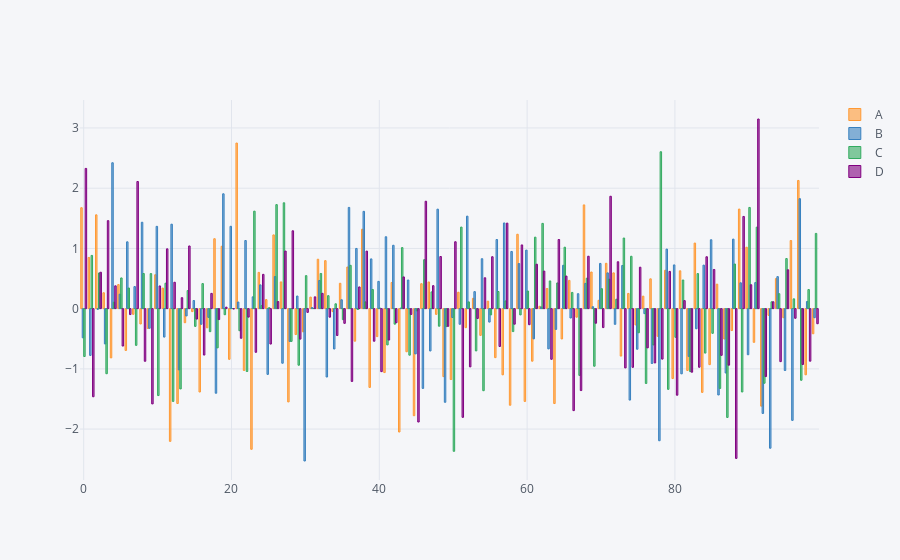

Notebook cell for this chart:
### Code cell
df.iplot(kind='bar') # it will just display bars for very value.
